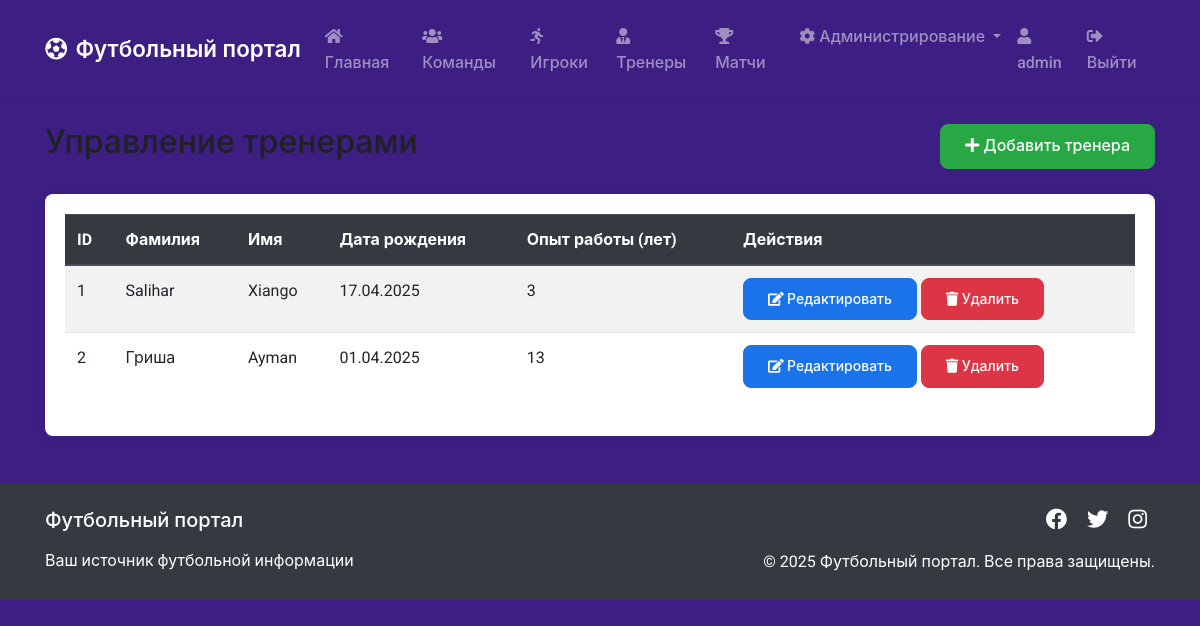
Page /admin/coaches (signed in) on the committed database.
### app.py (models this page shows, shortened)
class User(db.Model, UserMixin):
    id = db.Column(db.Integer, primary_key=True)
    username = db.Column(db.String(20), unique=True, nullable=False)
    email = db.Column(db.String(120), unique=True, nullable=False)
    password = db.Column(db.String(60), nullable=False)
    is_admin = db.Column(db.Boolean, default=False)

class Coach(db.Model):
    coach_id = db.Column(db.Integer, primary_key=True)
    first_name = db.Column(db.String(50), nullable=False)
    last_name = db.Column(db.String(50), nullable=False)
    birth_date = db.Column(db.Date, nullable=False)
    experience_years = db.Column(db.SmallInteger, nullable=False)

### app.py (the view)
@app.route('/admin/coaches')
@login_required
@admin_required
def admin_coaches():
    coaches = Coach.query.all()
    return render_template('admin/coaches.html', title='Управление тренерами', coaches=coaches)

### app.py (called while the page is built)
@login_manager.user_loader
def load_user(user_id):
    return User.query.get(int(user_id))

def admin_required(f):
    @wraps(f)
    def decorated_function(*args, **kwargs):
        if not current_user.is_authenticated or not current_user.is_admin:
            flash('Для доступа к этой странице требуются права администратора.', 'danger')
            return redirect(url_for('index'))
        return f(*args, **kwargs)
    return decorated_function

### templates/admin/coaches.html (shortened to what this page needs)
{% extends "base.html" %}
{% block content %}
<div class="d-flex justify-content-between align-items-center mb-4">
    <h2>Управление тренерами</h2>
    <a href="{{ url_for('new_coach') }}" class="btn btn-success">
        <i class="fas fa-plus"></i> Добавить тренера
    </a>
</div>
<div class="card">
    <div class="card-body">
        {% if coaches %}
            <div class="table-responsive">
                <table class="table table-striped table-hover">
                    <thead class="thead-dark">
                        <tr>
                            <th>ID</th>
                            <th>Фамилия</th>
                            <th>Имя</th>
                            <th>Дата рождения</th>
                            <th>Опыт работы (лет)</th>
                            <th>Действия</th>
                        </tr>
                    </thead>
                    <tbody>
                        {% for coach in coaches %}
                            <tr>
                                <td>{{ coach.coach_id }}</td>
                                <td>{{ coach.last_name }}</td>
                                <td>{{ coach.first_name }}</td>
                                <td>{{ coach.birth_date.strftime('%d.%m.%Y') }}</td>
                                <td>{{ coach.experience_years }}</td>
                                <td>
                                    <a href="{{ url_for('edit_coach', coach_id=coach.coach_id) }}" class="btn btn-sm btn-primary">
                                        <i class="fas fa-edit"></i> Редактировать
                                    </a>
                                    <button type="button" class="btn btn-sm btn-danger" data-toggle="modal" data-target="#deleteModal{{ coach.coach_id }}">
                                        <i class="fas fa-trash"></i> Удалить
                                    </button>
                                </td>
                            </tr>
                        {% endfor %}
                    </tbody>
                </table>
            </div>
        {% else %}
            <div class="alert alert-info">
                На данный момент тренеры не добавлены. <a href="{{ url_for('new_coach') }}">Добавить тренера</a>
            </div>
        {% endif %}
    </div>
</div>
{% endblock %}

### templates/base.html (shortened to what this page needs)
<!DOCTYPE html>
<html lang="ru">
<head>
    <link rel="stylesheet" href="https://stackpath.bootstrapcdn.com/bootstrap/4.5.2/css/bootstrap.min.css">
    <link rel="stylesheet" href="{{ url_for('static', filename='css/main.css') }}">
    <link rel="stylesheet" href="https://cdnjs.cloudflare.com/ajax/libs/font-awesome/5.15.3/css/all.min.css">
</head>
<body>
    <header>
        <nav class="navbar navbar-expand-lg navbar-dark">
            <div class="container">
                <a class="navbar-brand" href="{{ url_for('index') }}">
                    <i class="fas fa-futbol mr-2"></i>Футбольный портал
                </a>
                <div class="collapse navbar-collapse" id="navbarNav">
                    <ul class="navbar-nav mr-auto">
                        <li class="nav-item">
                            <a class="nav-link" href="{{ url_for('index') }}">
                                <i class="fas fa-home mr-1"></i>Главная
                            </a>
                        </li>
                        <li class="nav-item">
                            <a class="nav-link" href="{{ url_for('teams') }}">
                                <i class="fas fa-users mr-1"></i>Команды
                            </a>
                        </li>
                        <li class="nav-item">
                            <a class="nav-link" href="{{ url_for('players') }}">
                                <i class="fas fa-running mr-1"></i>Игроки
                            </a>
                        </li>
                        <li class="nav-item">
                            <a class="nav-link" href="{{ url_for('coaches') }}">
                                <i class="fas fa-user-tie mr-1"></i>Тренеры
                            </a>
                        </li>
                        <li class="nav-item">
                            <a class="nav-link" href="{{ url_for('matches') }}">
                                <i class="fas fa-trophy mr-1"></i>Матчи
                            </a>
                        </li>
                    </ul>
                    <ul class="navbar-nav">
                        {% if current_user.is_authenticated %}
                            {% if current_user.is_admin %}
                                <li class="nav-item dropdown">
                                    <a class="nav-link dropdown-toggle" href="#" id="adminDropdown" role="button" data-toggle="dropdown" aria-haspopup="true" aria-expanded="false">
                                        <i class="fas fa-cog mr-1"></i>Администрирование
                                    </a>
                                </li>
                            {% endif %}
                            <li class="nav-item">
                                <span class="nav-link">
                                    <i class="fas fa-user mr-1"></i>{{ current_user.username }}
                                </span>
                            </li>
                            <li class="nav-item">
                                <a class="nav-link" href="{{ url_for('logout') }}">
                                    <i class="fas fa-sign-out-alt mr-1"></i>Выйти
                                </a>
                            </li>
                        {% endif %}
                    </ul>
                </div>
            </div>
        </nav>
    </header>
    <main class="container mt-4">
        {% block content %}{% endblock %}
    </main>
    <footer class="bg-dark text-white mt-5 py-4">
        <div class="container">
            <div class="row">
                <div class="col-md-6 text-center text-md-left">
                    <h5 class="mb-3">Футбольный портал</h5>
                    <p class="mb-0">Ваш источник футбольной информации</p>
                </div>
                <div class="col-md-6 text-center text-md-right">
                    <div class="social-links">
                        <a href="#" class="text-white mx-2"><i class="fab fa-facebook fa-lg"></i></a>
                        <a href="#" class="text-white mx-2"><i class="fab fa-twitter fa-lg"></i></a>
                        <a href="#" class="text-white mx-2"><i class="fab fa-instagram fa-lg"></i></a>
                    </div>
                    <p class="mt-3 mb-0">&copy; 2025 Футбольный портал. Все права защищены.</p>
                </div>
            </div>
        </div>
    </footer>
</body>
</html>

### static/css/main.css (style rules this page uses)
:root { --primary-color: #1a73e8; --secondary-color: #34a853; --background-color: #3d1f83; --text-color: #202124; --border-radius: 8px; --transition-speed: 0.3s; }
body { font-family: 'Roboto', -apple-system, BlinkMacSystemFont, 'Segoe UI', Arial, sans-serif; color: var(--text-color); background-color: var(--background-color); line-height: 1.6; }
.navbar { box-shadow: 0 2px 4px rgba(0,0,0,0.1); padding: 1rem 0; }
.navbar-brand { font-weight: 600; font-size: 1.4rem; }
.nav-link { font-weight: 500; transition: color var(--transition-speed); }
.card { border: none; box-shadow: 0 2px 8px rgba(0,0,0,0.1); border-radius: var(--border-radius); transition: transform var(--transition-speed); }
.btn { padding: 0.6rem 1.5rem; font-weight: 500; border-radius: var(--border-radius); transition: all var(--transition-speed); }
.btn-primary { background-color: var(--primary-color); border-color: var(--primary-color); }
footer { background: #202124; margin-top: 4rem !important; padding: 2rem 0 !important; }

### rows in the picture
User: username "admin"
Coach: coach_id "1", last_name "Salihar", first_name "Xiango", birth_date "17.04.2025", experience_years "3"
Coach: coach_id "2", last_name "Гриша", first_name "Ayman", birth_date "01.04.2025", experience_years "13"
